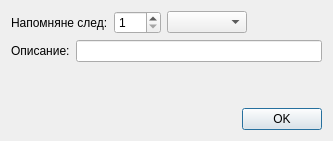
<?xml version="1.0" encoding="UTF-8"?>
<ui version="4.0">
 <class>NotificationDialog</class>
 <widget class="QDialog" name="NotificationDialog">
  <property name="geometry">
   <rect>
    <x>0</x>
    <y>0</y>
    <width>333</width>
    <height>141</height>
   </rect>
  </property>
  <property name="windowTitle">
   <string>Dialog</string>
  </property>
  <layout class="QVBoxLayout" name="verticalLayout">
   <item>
    <layout class="QHBoxLayout" name="horizontalLayout_3">
     <item>
      <widget class="QLabel" name="label_3">
       <property name="text">
        <string>Напомняне след:</string>
       </property>
      </widget>
     </item>
     <item>
      <widget class="QSpinBox" name="durationSpinValue">
       <property name="minimum">
        <number>1</number>
       </property>
       <property name="maximum">
        <number>365</number>
       </property>
       <property name="singleStep">
        <number>1</number>
       </property>
      </widget>
     </item>
     <item>
      <widget class="QComboBox" name="durationTypeCombo">
       <property name="minimumSize">
        <size>
         <width>80</width>
         <height>0</height>
        </size>
       </property>
       <property name="currentText">
        <string/>
       </property>
       <property name="sizeAdjustPolicy">
        <enum>QComboBox::SizeAdjustPolicy::AdjustToContents</enum>
       </property>
      </widget>
     </item>
     <item>
      <spacer name="horizontalSpacer_3">
       <property name="orientation">
        <enum>Qt::Orientation::Horizontal</enum>
       </property>
       <property name="sizeHint" stdset="0">
        <size>
         <width>40</width>
         <height>20</height>
        </size>
       </property>
      </spacer>
     </item>
    </layout>
   </item>
   <item>
    <layout class="QHBoxLayout" name="horizontalLayout_4">
     <property name="topMargin">
      <number>0</number>
     </property>
     <item>
      <widget class="QLabel" name="label_2">
       <property name="text">
        <string>Описание:</string>
       </property>
      </widget>
     </item>
     <item>
      <widget class="QLineEdit" name="lineEdit"/>
     </item>
    </layout>
   </item>
   <item>
    <spacer name="verticalSpacer">
     <property name="orientation">
      <enum>Qt::Orientation::Vertical</enum>
     </property>
     <property name="sizeHint" stdset="0">
      <size>
       <width>20</width>
       <height>40</height>
      </size>
     </property>
    </spacer>
   </item>
   <item>
    <layout class="QHBoxLayout" name="horizontalLayout_2">
     <item>
      <widget class="QLabel" name="dateLabel">
       <property name="sizePolicy">
        <sizepolicy hsizetype="Expanding" vsizetype="Preferred">
         <horstretch>0</horstretch>
         <verstretch>0</verstretch>
        </sizepolicy>
       </property>
       <property name="text">
        <string/>
       </property>
      </widget>
     </item>
     <item>
      <widget class="QPushButton" name="okButton">
       <property name="text">
        <string>OK</string>
       </property>
       <property name="default">
        <bool>true</bool>
       </property>
      </widget>
     </item>
    </layout>
   </item>
  </layout>
 </widget>
 <resources/>
 <connections/>
</ui>
